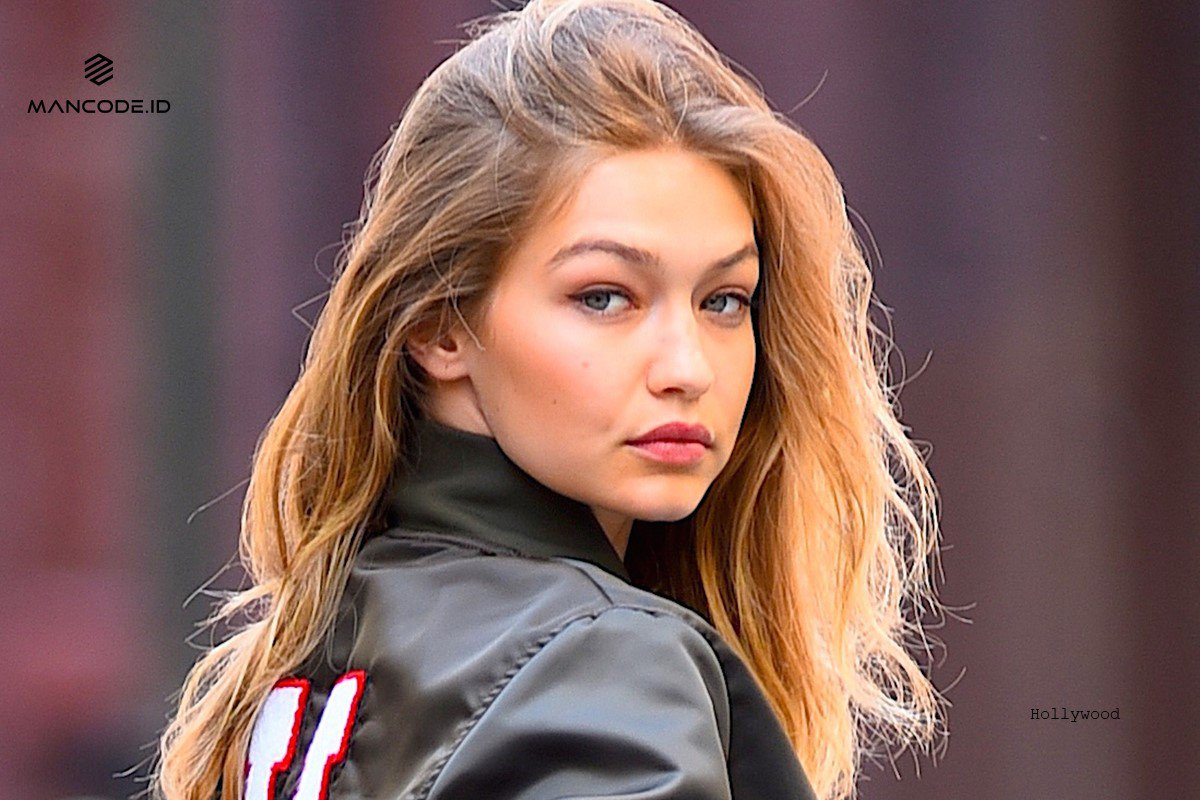
#> input picture 23_Face_Detection/image_1.jpg, 1200 x 800 px, given in place of the camera
$ python 39_c_MORPH_GRADIENT.py
#> lines starting #> are read from the running program, lines starting #| are printed output that depends on the picture; after the words box and inside, x2 and y2 are one past the last pixel; in counts of white or black regions, pixels touching at a corner belong together
import cv2
import numpy as np

# https://www.geeksforgeeks.org/python-foreground-extraction-in-an-image-using-grabcut-algorithm/

'''
Gradient. It is used for generating the outline of the image. There are two types of gradients, internal and external gradient.
The internal gradient enhances the internal boundaries of objects brighter than their background and external boundaries of
objects darker than their background.
For binary images, the internal gradient generates a mask of the internal boundaries of the foreground image objects.

Syntax:
cv2.morphologyEx(image, cv2.MORPH_GRADIENT, kernel)

Parameters:
-> image: Input Image array.
-> cv2.MORPH_GRADIENT: Applying the Morphological Gradient operation.
-> kernel: Structuring element.
'''

# return video from the first webcam on your computer.
screenRead = cv2.VideoCapture(0)

# loop runs if capturing has been initialized.
while(1):
    # reads frames from a camera
    _, image = screenRead.read()
#> image is the input picture: shape (800, 1200, 3); mean B, G, R 91.6, 96.3, 128.2

    # Converts to HSV color space, OCV reads colors as BGR
    # frame is converted to hsv
    hsv = cv2.cvtColor(image, cv2.COLOR_BGR2HSV)
#> hsv: shape (800, 1200, 3); mean H, S, V 97.9, 81.9, 129.1

    # defining the range of masking
    blue1 = np.array([110, 50, 50])
    blue2 = np.array([130, 255, 255])

    # initializing the mask to be
    # convoluted over input image
    mask = cv2.inRange(hsv, blue1, blue2)
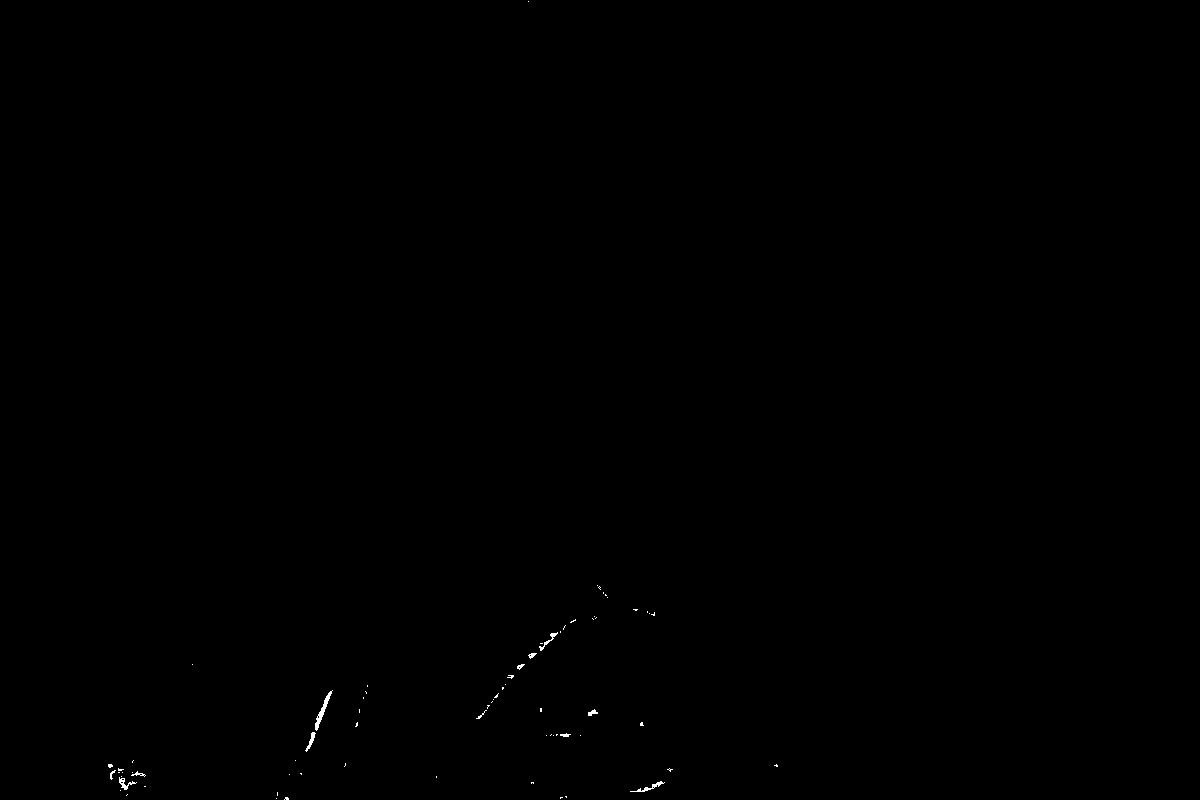
#> mask: shape (800, 1200); 0.09% white in thin lines or dots, all inside (x1, y1, x2, y2) = (108, 1, 778, 800)

    # passing the bitwise_and over
    # each pixel convoluted
    res = cv2.bitwise_and(image, image, mask = mask)

    # defining the kernel i.e. Structuring element
    kernel = np.ones((5, 5), np.uint8)

    # defining the opening function
    # over the image and structuring element
    gradient = cv2.morphologyEx(mask, cv2.MORPH_GRADIENT, kernel)
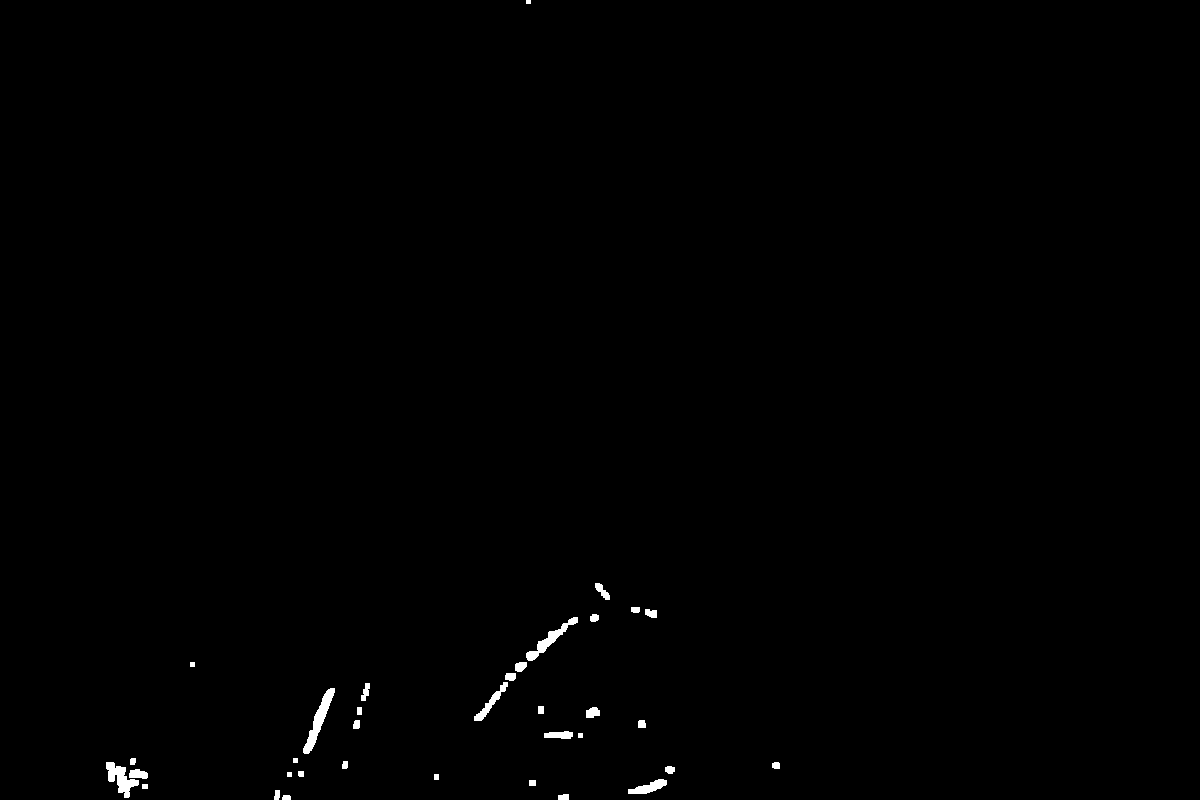
#> gradient: shape (800, 1200); 0.43% white; 35 white regions, largest, box (x1, y1, x2, y2) and area: (303, 688, 335, 754) 619, (106, 762, 139, 798) 535, (526, 617, 578, 661) 494

    # The mask and gradient operation
    # is shown in the window
    cv2.imshow('Mask', mask)
    cv2.imshow('Gradient', gradient)

    # Wait for 'a' key to stop the program
    if cv2.waitKey(1) & 0xFF == ord('a'):
#> (key Esc is pressed here)
        break

# De-allocate any associated memory usage
cv2.destroyAllWindows()

# Close the window / Release webcam
screenRead.release()

$ run again, on 23_Face_Detection/image_2.jpg
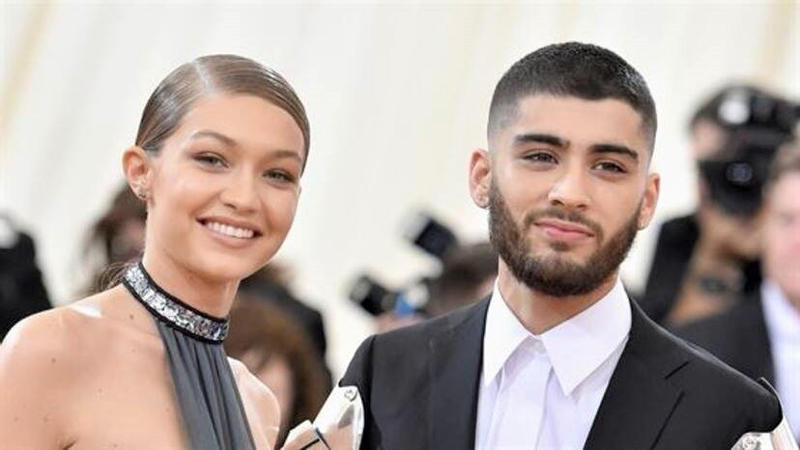
#> input picture 23_Face_Detection/image_2.jpg, 800 x 450 px, given in place of the camera
#> image is the input picture: shape (450, 800, 3); mean B, G, R 157.9, 163.8, 177.3
#> hsv: shape (450, 800, 3); mean H, S, V 44.2, 38.1, 179.3
#> `mask = cv2.inRange(hsv, blue1, blue2)`:
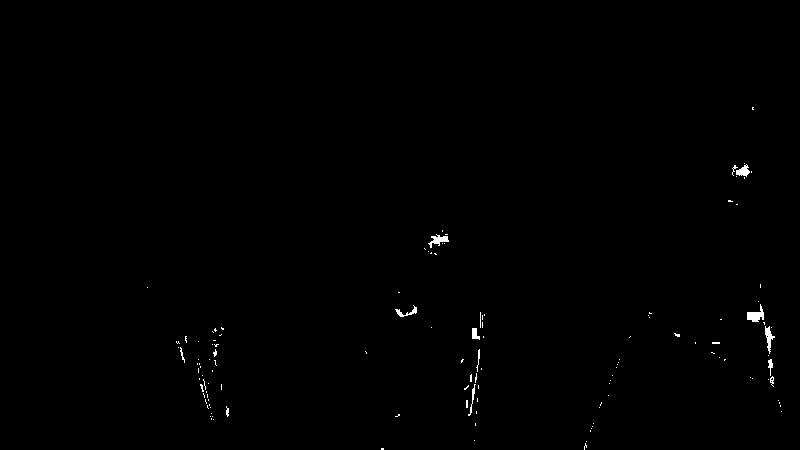
#> mask: shape (450, 800); 0.36% white; 128 white regions (115 under 20 px), largest, box (x1, y1, x2, y2) and area: (747, 304, 764, 322) 159, (428, 234, 449, 248) 128, (765, 326, 775, 354) 119
#> `gradient = cv2.morphologyEx(mask, cv2.MORPH_GRADIENT, kernel)`:
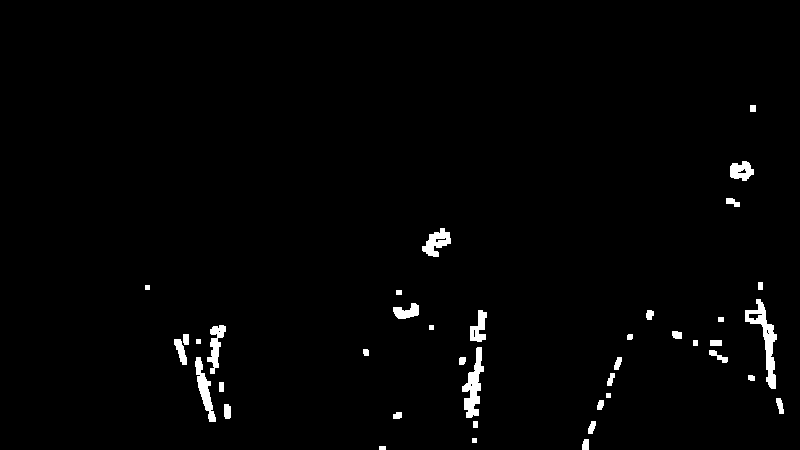
#> gradient: shape (450, 800); 1.6% white; 40 white regions, largest, box (x1, y1, x2, y2) and area: (745, 299, 777, 389) 883, (462, 347, 484, 418) 742, (195, 357, 216, 422) 529
